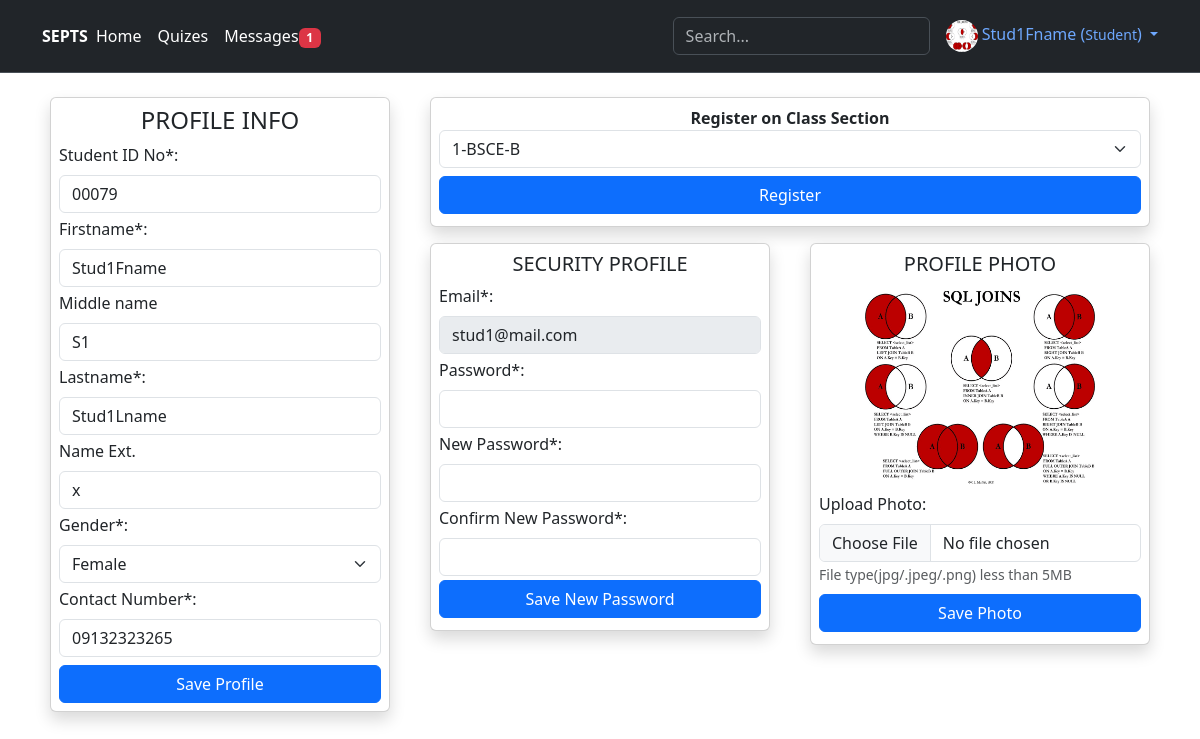
/StudentProfile.php (signed in), run on an earlier commit of the app's database.
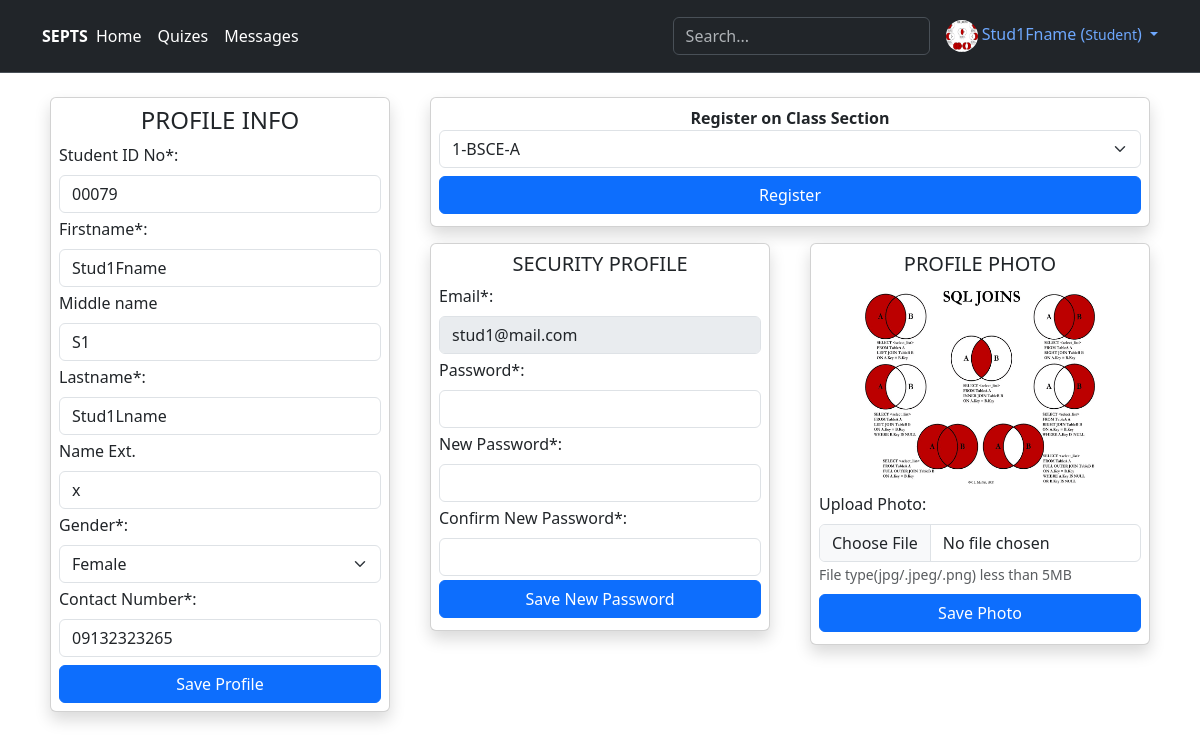
And on a later commit of the database.
### tables this page shows
CREATE TABLE IF NOT EXISTS `student_table` (
  `StudentId` int NOT NULL AUTO_INCREMENT,
  `StudentIDNo` varchar(100) NOT NULL,
  `Firstname` varchar(100) NOT NULL,
  `Middlename` varchar(100) DEFAULT NULL,
  `Lastname` varchar(100) NOT NULL,
  `NameExt` varchar(10) DEFAULT NULL,
  `DateofBirth` date DEFAULT NULL,
  `Gender` varchar(20) DEFAULT NULL,
  `ContactNumber` varchar(50) DEFAULT NULL,
  `Email` varchar(50) NOT NULL,
  `EmailVerified` int NOT NULL,
  `VerificationCode` varchar(6) DEFAULT NULL,
  `Image` text,
  `DateRegistered` datetime NOT NULL,
  `Status` int NOT NULL,
  `StudentType` varchar(50) DEFAULT NULL,
  PRIMARY KEY (`StudentId`),
  UNIQUE KEY `StudentIDNo` (`StudentIDNo`),
  UNIQUE KEY `VerificationCode` (`VerificationCode`)
);

CREATE TABLE IF NOT EXISTS `schoolyear_table` (
  `SYCode` int NOT NULL AUTO_INCREMENT,
  `YearStart` int NOT NULL,
  `YearEnd` int NOT NULL,
  `Status` int NOT NULL,
  PRIMARY KEY (`SYCode`)
);

CREATE TABLE IF NOT EXISTS `section_table` (
  `SectionId` int NOT NULL AUTO_INCREMENT,
  `Section` varchar(100) NOT NULL,
  `Status` int NOT NULL,
  PRIMARY KEY (`SectionId`),
  UNIQUE KEY `Section` (`Section`)
);

### model/DbConnection.php (called while the page is built, shortened)
<?php
class DbConnection{
    private $host = 'localhost';
    private $username = 'root';
    private $password = '';
    private $database = 'studentexpertpooltutorialsystem';
    protected $connection;
    public function __construct(){
        if (!isset($this->connection)) {
            $this->connection = new mysqli($this->host, $this->username, $this->password, $this->database);
        }
    }
    public function getConnection(){
        return $this->connection;
    }
}
?>

### model/StudentModel.php (called while the page is built, shortened)
<?php
include_once('DbConnection.php');
class StudentModel extends DbConnection{
    public function getStudent($id)
    {
        $sql = "SELECT `StudentId`, `StudentIDNo`, `Firstname`, `Middlename`, `Lastname`, `NameExt`, `DateofBirth`, `Gender`, `ContactNumber`, `Email`, `EmailVerified`, `VerificationCode`, `Image`, `DateRegistered`, `Status`, `StudentType` FROM `student_table` WHERE `StudentId`=$id";
        $queryResult = $this->getConnection()->query($sql);
        if (mysqli_num_rows($queryResult) > 0) {
            return $queryResult->fetch_assoc();
        }
        return null;
    }
}

### model/SectionModel.php (called while the page is built, shortened)
<?php
include_once('DbConnection.php');
class SectionModel extends DbConnection{
    public function getAllActive()
    {
        $sql = "SELECT * FROM `section_table` WHERE Status='1'";
        $queryResult = $this->getConnection()->query($sql);
        if (mysqli_num_rows($queryResult) > 0) {
            return $queryResult;
        }
        return null;
    }
    public function getTopSY()
    {
        $sql = "SELECT `SYCode`, `YearStart`, `YearEnd`, `Status` FROM `schoolyear_table` WHERE `schoolyear_table`.Status='1' ORDER BY SYCode DESC LIMIT 1";
        $queryResult = $this->getConnection()->query($sql);
        if (mysqli_num_rows($queryResult) ==1) {
            return $queryResult->fetch_assoc();
        }
        return null;
    }
    public function getStudSec($studid, $syid)
    {
        $sql = "SELECT `SectionId` FROM `studsection_table` WHERE `StudentId`='$studid' AND `SYId`='$syid' LIMIT 1";
        $queryResult = $this->getConnection()->query($sql);
        if (mysqli_num_rows($queryResult) > 0) {
            return $queryResult->fetch_assoc();
        }
        return 0;
    }
}

### StudentProfile.php (the view, shortened to what this page needs)
<?php
    require_once ('model/StudentModel.php');
    $stud=new StudentModel();
    require_once ('model/UserModel.php');
    require_once ('model/SectionModel.php');
    $sec= new SectionModel();
    require_once("views/header.php");
    require_once("views/navi.php");
$studO=$stud->getStudent($_SESSION["StudentId"]);
$syid=$sec->getTopSY()['SYCode'];
?>
<div class="container d-flex justify-content-center">
    <div class=" row">
    <div class="col-md-4 ">
      <div class="card shadow m-2 p-2">
    	<h4 class="text-center">PROFILE INFO</h4>
    	<form method="post"  id="formInfo" class="row g-1">
          <div class="col-md-12 ">
            <label for="idno" class="form-label">Student ID No*:</label>
            <input value="<?=$studO['StudentIDNo']?>" type="text" class="form-control" id="idno" name="idno" required>
          </div>
          <div class="col-md-12 ">
            <label for="fname" class="form-label">Firstname*:</label>
            <input value="<?=$studO['Firstname']?>" type="text" class="form-control" id="fname" name="fname" required>
          </div>
          <div class="col-md-12 ">
            <label for="mname" class="form-label">Middle name</label>
            <input value="<?=$studO['Middlename']?>" type="text" class="form-control" id="mname" name="mname" >
          </div>
           <div class="col-md-12 ">
            <label for="lname" class="form-label">Lastname*:</label>
            <input value="<?=$studO['Lastname']?>" type="text" class="form-control" id="lname" name="lname" required>
          </div>
          <div class="col-md-12 ">
            <label for="xname" class="form-label">Name Ext.</label>
            <input value="<?=$studO['NameExt']?>" type="text" class="form-control" id="xname" name="xname">
          </div>
          <div class="col-md-12 ">
            <label for="gender" class="form-label">Gender*:</label>
            <select id="gender" name="gender" class="form-select" required>
              <option <?=($studO['Gender']=='Female'?'selected="selected"':'')?> value="Female">Female</option>
            </select>
          </div>
          <div class="col-md-12 ">
            <label for="contact" class="form-label">Contact Number*:</label>
            <input value="<?=$studO['ContactNumber']?>" type="tel" class="form-control" id="contact" name="contact" required>
          </div>
        	<div class="d-grid gap-2 mt-2">
            	<button name="formInfo" type="submit" class="btn btn-primary">Save Profile</button>
          	</div>
          	</form>
          	</div>
     </div>
    <div class="col-md-8 ">
      <div class="col-md-12 ">
          <div class="card shadow m-2 p-2">
        	<strong class="text-center">Register on Class Section</strong>
        	<form method="post" enctype="multipart/form-data" class="row g-2">
              <div class="col-md-12 ">
                <select name="sec" class="form-select" required>
                	<?php
                	    $classData=$sec->getAllActive();
                	    if (!is_null($classData)) {
                	        while ($row=$classData->fetch_assoc()) {
            	            ?>
            				<option <?=($sec->getStudSec($_SESSION["StudentId"], $syid)!=0&&$sec->getStudSec($_SESSION["StudentId"], $syid)["SectionId"]==$row['SectionId']?"selected":"");?> value="<?=$row['SectionId'];?>"><?=$row['Section'];?></option>
            	            <?php
                	        }
                	    }
                	?>
                </select>
              </div>
                <div class="d-grid gap-2 mb-1">
                	<button name="formClass" type="submit" class="btn btn-primary">Register</button>
                </div>
         	</form>
          </div>
      </div>
      <div class="row">
        <div class="col-md-6 ">
          <div class="card shadow m-2 p-2">
        	<h5 class="text-center">SECURITY PROFILE</h5>
        	<form method="post"  class="row g-1">
               <div class="col-md-12 ">
                <label for="email" class="form-label">Email*:</label>
                <input value="<?=$studO['Email']?>" type="email" class="form-control"  disabled>
              </div>
              <div class="col-md-12 ">
                <label for="Password" class="form-label">Password*:</label>
                <input type="password" class="form-control" id="Password" name="Password" required>
              </div>
              <div class="col-md-12 ">
                <label for="Password1" class="form-label">New Password*:</label>
                <input type="password" class="form-control" id="Password1" name="Password1" required>
              </div>
              <div class="col-md-12 ">
                <label for="Password2" class="form-label">Confirm New Password*:</label>
                <input type="password" class="form-control" id="Password2" name="Password2" required>
              </div>
                <div class="d-grid gap-2 mb-1">
                	<button name="formPW" type="submit" class="btn btn-primary">Save New Password</button>
                </div>
         	</form>
          </div>
          </div>
          <div class="col-md-6 ">
          <div class="card shadow m-2 p-2">
        	<h5 class="text-center">PROFILE PHOTO</h5>
        	<form method="post" enctype="multipart/form-data" class="row g-2">
        	<div class="text-center">
              <img width="230" height="200" id="preview" src="<?=$studO['Image']==''?'img/undraw_profile.svg':$studO['Image']; ?>" class="rounded responsive" alt="...">
            </div>
              <div class="col-md-12 ">
                <label for="Password2" class="form-label">Upload Photo:</label>
                <input type="file" id="file-input" class="form-control" name="file-input-photo" required>
                <small class="form-text text-muted">
                	File type(jpg/.jpeg/.png) less than 5MB
               </small>
              </div>
                <div class="d-grid gap-2 mb-1">
                	<button name="formPhoto" type="submit" class="btn btn-primary">Save Photo</button>
                </div>
         	</form>
          </div>
          </div>
      </div>
      </div>
</div>
</div>
<?php
require_once("views/footer.php");
?>

### views/header.php (shortened to what this page needs)
<!doctype html>
<html lang="en">
  <head>
    <link href="./css/bootstrap5.3.2/bootstrap.min.css" rel="stylesheet">
    <link href="./css/style.css" rel="stylesheet" >
  	<link rel="stylesheet" href="./css/font/bootstrap-icons.css">
  </head>
  <body>

### views/navi.php (shortened to what this page needs)
<header class="p-3 mb-3 border-bottom bg-dark" data-bs-theme="dark">
    <div class="container">
      <div class="d-flex flex-wrap align-items-center justify-content-center justify-content-lg-start">
        <strong class="d-flex align-items-center mb-2 mb-lg-0 link-body-emphasis text-decoration-none">
         SEPTS
        </strong>
<?php if (isset($_SESSION["loggedinSEPTS"])) {?>
        <ul class="nav col-12 col-lg-auto me-lg-auto mb-2 justify-content-center mb-md-0">
          <?php if($_SESSION["RoleSEPTS"]=="Student"){
              $current_url=$_SERVER["REQUEST_URI"];
          ?>
          <li><a href="index.php" class="nav-link px-2 link-body-emphasis">Home</a></li>
          <li><a href="StudentQuizes.php" class="nav-link px-2 link-body-emphasis">Quizes</a></li>
          <li class="<?=(strpos($current_url, "Chats.php")||strpos($current_url, "chats.php") !== false?"d-none":"")?>">
             <div class="dropdown text-end">
              <a id="msg_menu" title="Unview/unopen Message" href="#" class="nav-link px-2 link-body-emphasis" data-bs-toggle="dropdown" aria-expanded="false">
             	Messages<span class="badge text-bg-danger" id="unread_span"><?=($_SESSION["unread_msg"]==0?"":$_SESSION["unread_msg"]); ?></span>
             </a>
            </div>
        </li>
          <?php }?>
        </ul>
        <form class="col-12 col-lg-auto mb-3 mb-lg-0 me-lg-3" role="search">
          <input type="search" class="form-control" placeholder="Search..." aria-label="Search">
        </form>
        <div class="dropdown text-end">
          <a href="#" class="d-block text-decoration-none dropdown-toggle" data-bs-toggle="dropdown" aria-expanded="false">
          <img src="<?=$_SESSION["PhotoSEPTS"];?>" alt="mdo" width="32" height="32" class="rounded-circle">
          <span>
          <?=$_SESSION["NameInSideBarSEPTS"];?>
          </span>(<small><?=$_SESSION["RoleSEPTS"];?></small>)
          </a>
        </div>
        <?php }?>
      </div>
    </div>
  </header>

### views/footer.php (shortened to what this page needs)
  </body>
</html>

What changed in the data, as far as the page shows it:
no longer on this page (row unchanged): schoolyear_table: sec "1-BSCE-B"
added schoolyear_table: sec "1-BSCE-A"
Also different on the page:
$_SESSION["unread_msg"]: "1" → (not shown)
